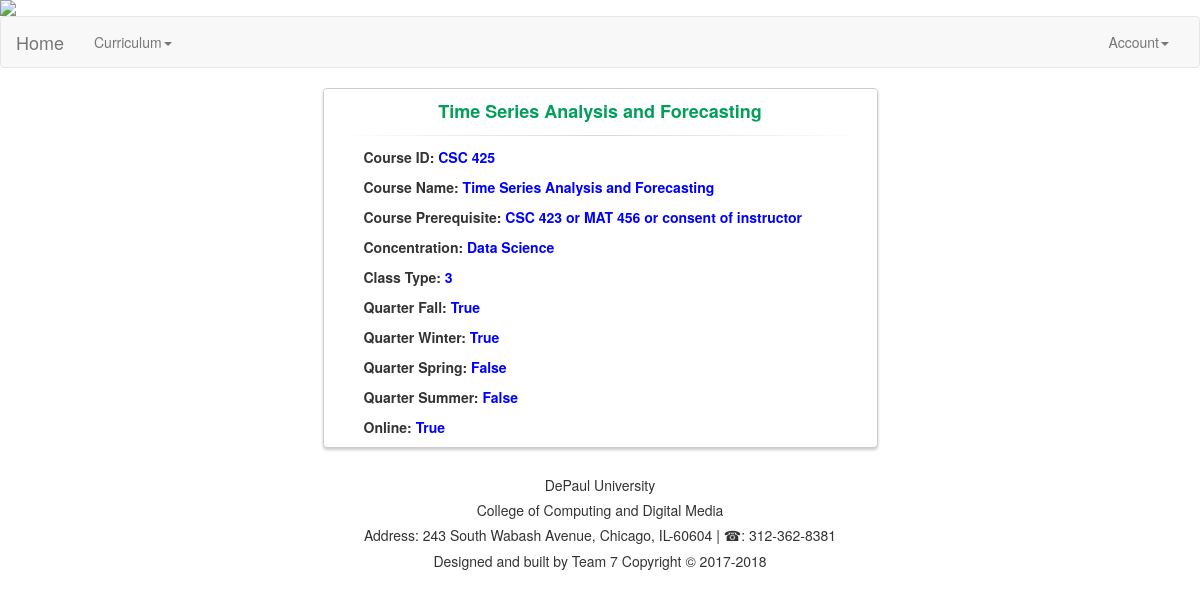
The page /csdetail/57/ on the database as committed earlier.
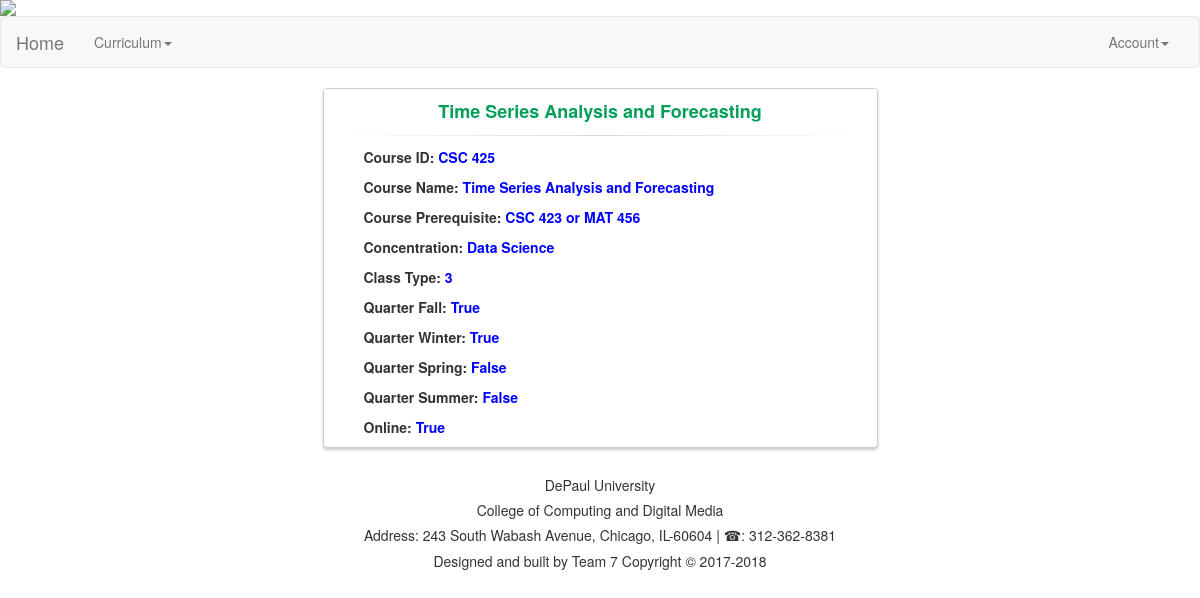
The same page on the database as committed later.
### courses/models.py (models this page shows, shortened)
class Course(models.Model):
    course_id = models.CharField(max_length=120)
    course_name = models.CharField(max_length=120)
    pre_req = models.CharField(max_length=120)
    cs_cons = models.CharField(max_length=120)
    cs_class_type = models.CharField(max_length=120)
    fall = models.BooleanField()
    winter = models.BooleanField()
    spring = models.BooleanField()
    summer = models.BooleanField()
    online = models.BooleanField()

### courses/views.py (the view)
# urls.py: url(r'^csdetail/(?P<id>\d+)/$', cs_course_detail, name='CSdetail'),
def cs_course_detail(request, id):
	instance = get_object_or_404(Course, id=id)
	context = {
		"title" : instance.course_name,
		"instance": instance
	}
	return render(request, "cs_detail.html", context)

### templates/cs_detail.html (shortened to what this page needs)
<!DOCTYPE html>
<html lang="en">
  <head>
    <link rel="stylesheet" href="https://maxcdn.bootstrapcdn.com/bootstrap/3.3.7/css/bootstrap.min.css">
  </head>
      <img src='https://quikpayasp.com/depaul/quikpay/etc/image/upload/DePaul%20banner_1280.jpg' height=" "100%" width="100%"class='img-responsive'/>
    <nav class="navbar navbar-default">
      <div class="container-fluid">
        <div class="navbar-header">
          <a class="navbar-brand" href="/home">Home</a>
        </div>
        <div class="collapse navbar-collapse" id="bs-example-navbar-collapse-1">
          <ul class="nav navbar-nav">
            <li class="dropdown">
              <a href="#" class="dropdown-toggle" data-toggle="dropdown" role="button" aria-haspopup="true" aria-expanded="false">Curriculum<span class="caret"></span></a>
            </li>
          </ul>
          <ul class="nav navbar-nav navbar-right">
            <li class="dropdown">
              <a href="#" class="dropdown-toggle" data-toggle="dropdown" role="button" aria-haspopup="true" aria-expanded="false">Account<span class="caret"></span></a>
            </li>
          </ul>
        </div>
      </div>
    </nav>
    <div class="container">
      <div class="row">
      <div class="col-md-6 col-md-offset-3">
        <div class="panel panel-login">
          <div class="panel-heading">
            <div class="row">
              <div align="center">
                <a class="active" id="login-form-link">{{title}}</a>
              </div>
            </div>
            <hr>
          </div>
<ul>
  <p><b> Course ID:  <font color="blue">{{instance.course_id}}</p></font></b>
  <p><b> Course Name:  <font color="blue"> {{instance.course_name}}</p></font>
  <p><b> Course Prerequisite:  <font color="blue">
  {{instance.pre_req}}</p></font></font>
    <p><b> Concentration:  <font color="blue">
  {{instance.cs_cons }}</p></font></font>
  <p><b> Class Type:  <font color="blue">
  {{instance.cs_class_type}}</p></font></font>
  <p><b> Quarter Fall:  <font color="blue">
  {{instance.fall}}</p></font>
  <p><b> Quarter Winter:  <font color="blue">
  {{instance.winter}}</p></font>
  <p><b> Quarter Spring:  <font color="blue">
  {{instance.spring}}</p></font>
  <p><b> Quarter Summer:  <font color="blue">
  {{instance.summer}}</p></font>
   <p><b> Online:  <font color="blue">
  {{instance.online}}</p></font>
</ul>
            </div>
          </div>
        </div>
      </div>
  <div id="footer">
    <center><h5>DePaul University</h5></center>
    <center><h5>College of Computing and Digital Media </h5></center>
    <h5><p><center> Address: 243 South Wabash Avenue, Chicago, IL-60604 | &#9742: 312-362-8381</center></p></h5>
    <h5><p><center>Designed and built by Team 7 Copyright &copy; 2017-2018</center></p></h5>
</div>
  </body>
</html>

Rows that differ between the two databases and show on the page:
changed Course "Time Series Analysis and Forecasting": pre_req "CSC 423 or MAT 456 or consent of instructor" → "CSC 423 or MAT 456"
